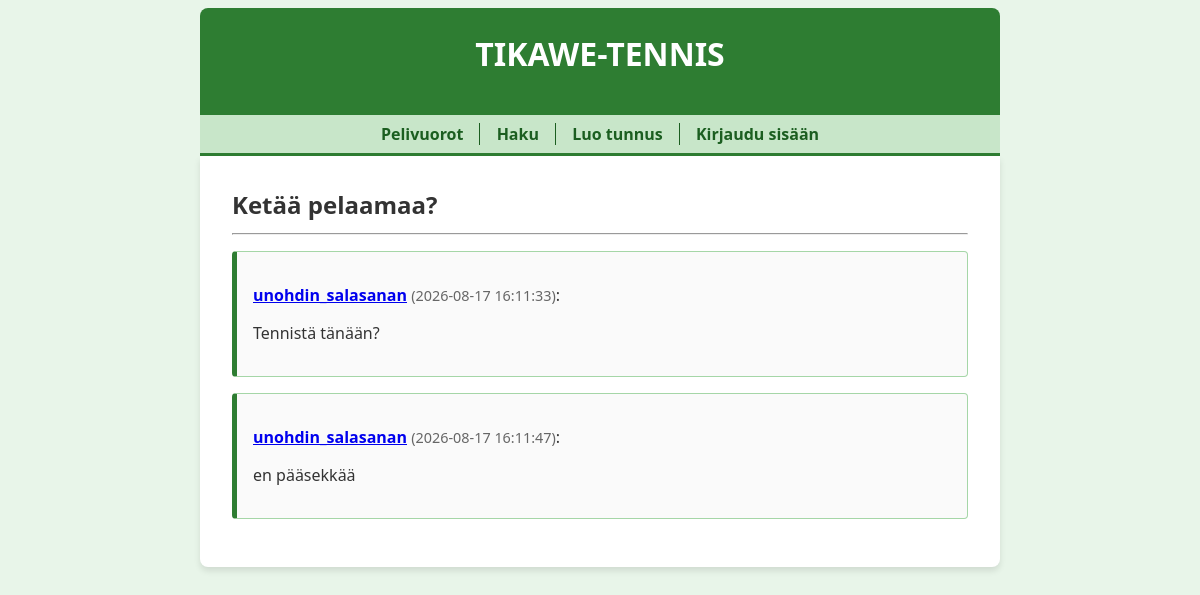
Screenshot of /thread/1 with the database file from the repository.
### tables this page shows
CREATE TABLE threads (id INTEGER PRIMARY KEY, title TEXT, user_id INTEGER REFERENCES users);

CREATE TABLE messages (id INTEGER PRIMARY KEY, content TEXT, sent_at TEXT, user_id INTEGER REFERENCES users, thread_id INTEGER REFERENCES threads, status INTEGER DEFAULT 1);

CREATE TABLE users (id INTEGER PRIMARY KEY, username TEXT UNIQUE, password_hash TEXT, image BLOB);

### app.py (the view)
@app.route("/thread/<int:thread_id>")
def show_thread(thread_id):
    thread = forum.get_thread(thread_id)
    if not thread:
        abort(404)
    messages = forum.get_messages(thread_id)
    return render_template("thread.html", thread=thread, messages=messages)

### app.py (called while the page is built)
@app.template_filter()
def show_lines(content):
    content = str(markupsafe.escape(content))
    content = content.replace("\n", "<br />")
    return markupsafe.Markup(content)

@app.before_request
def before_request():
    g.start_time = time.time()

@app.after_request
def after_request(response):
    elapsed_time = round(time.time() - g.start_time, 2)
    print("elapsed time:", elapsed_time, "s")
    return response

### db.py (called while the page is built)
def get_connection():
    con = sqlite3.connect("database.db")
    con.execute("PRAGMA foreign_keys = ON")
    con.row_factory = sqlite3.Row
    return con

def query(sql, params=[]):
    con = get_connection()
    result = con.execute(sql, params).fetchall()
    con.close()
    return result

### forum.py (called while the page is built)
def get_thread(thread_id):
    sql = "SELECT id, title FROM threads WHERE id = ?"
    result = db.query(sql, [thread_id])
    return result[0] if result else None

def get_messages(thread_id):
    sql = """SELECT m.id, m.content, m.sent_at, m.user_id, u.username
             FROM messages m, users u
             WHERE m.user_id = u.id AND m.thread_id = ? AND m.status = 1
             ORDER BY m.id"""
    return db.query(sql, [thread_id])

### templates/thread.html (shortened to what this page needs)
{% extends "layout.html" %}
{% block content %}
  <h2>{{ thread.title }}</h2>
  <hr />
  {% for message in messages %}
  <div class="thread" id="{{ message.id }}">
    <p>
      <strong><a href="/user/{{ message.user_id }}">{{ message.username }}</a></strong> <span style="color: #666; font-size: 0.9em;">({{ message.sent_at }})</span>:
    </p>
    <p>
      {{ message.content | show_lines }}
    </p>
  </div>
  {% endfor %}
{% endblock %}

### static/main.css (style rules this page uses)
body { margin: auto; max-width: 50em; font-family: 'Segoe UI', Tahoma, Geneva, Verdana, sans-serif; background-color: #e8f5e9; color: #333; }
h1, h2, h3 { margin: 0 0 0.5em 0; }
.thread { border: 1px solid #a5d6a7; border-left: 5px solid #2e7d32; margin: 1em 0; padding: 1em; border-radius: 4px; background-color: #fafafa; transition: background-color 0.2s; }

### rows the page displays
threads: title "Ketää pelaamaa?"
messages: username "unohdin_salasanan", sent_at "2026-08-17 16:11:33", content|show_lines "Tennistä tänään?"
messages: username "unohdin_salasanan", sent_at "2026-08-17 16:11:47", content|show_lines "en pääsekkää"
